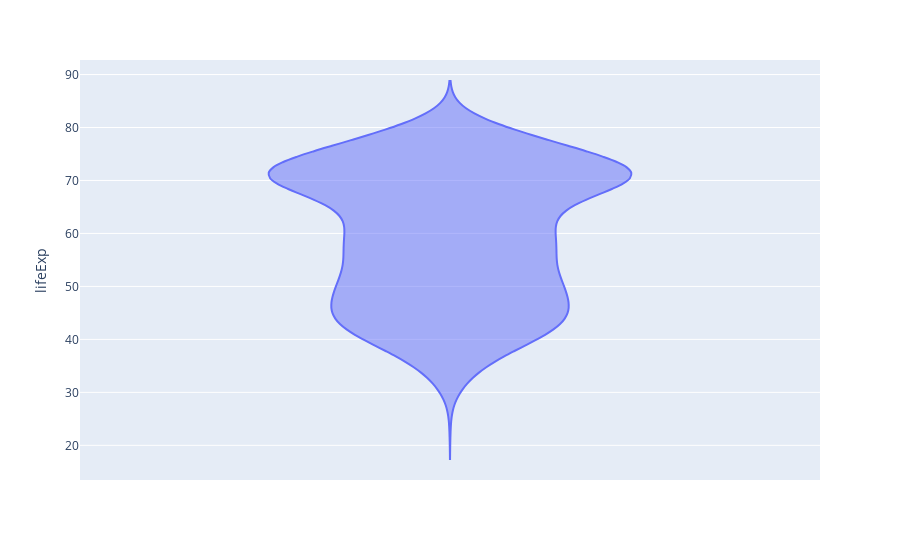

Source (notebook cell):
### Code cell
# Violin plot with plotly
px.violin(gapminder, y='lifeExp')

### Figure 1 — Plotly figure (JSON) as saved in the notebook; plotly's stock layout.template omitted (floating-point values rounded to 4 significant figures; data arrays with more than 128 entries replaced by an {"elided": "..."} marker saying what was removed)
{"data": [{"alignmentgroup": "True", "box": {"visible": false}, "hovertemplate": "lifeExp=%{y}<extra></extra>", "legendgroup": "", "marker": {"color": "#636efa"}, "name": "", "offsetgroup": "", "orientation": "v", "scalegroup": "True", "showlegend": false, "type": "violin", "x0": " ", "xaxis": "x", "y": {"elided": "1704 float values"}, "y0": " ", "yaxis": "y"}], "layout": {"legend": {"tracegroupgap": 0}, "margin": {"t": 60}, "violinmode": "group", "xaxis": {"anchor": "y", "domain": [0, 1]}, "yaxis": {"anchor": "x", "domain": [0, 1], "title": {"text": "lifeExp"}}}}
